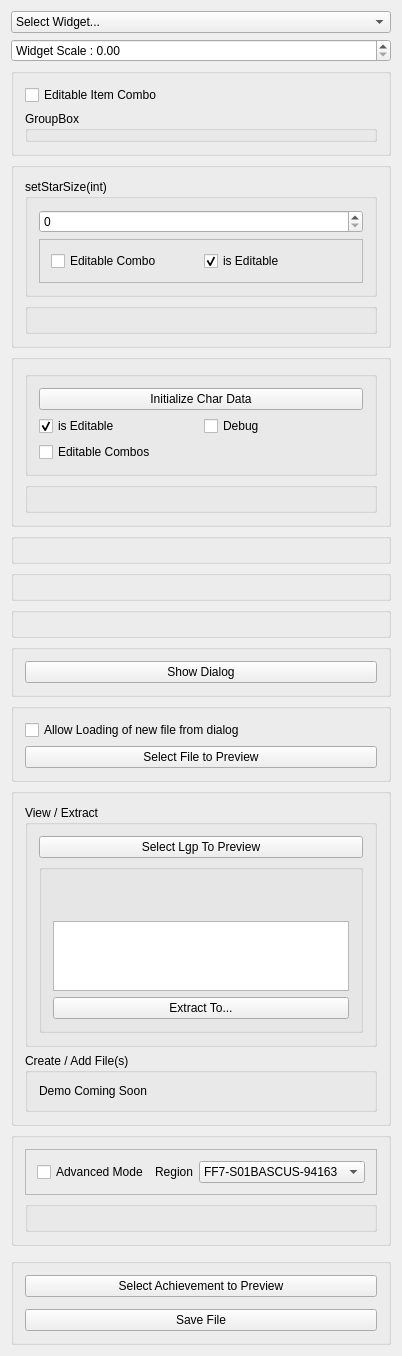
<?xml version="1.0" encoding="UTF-8"?>
<ui version="4.0">
 <class>MainWindow</class>
 <widget class="QMainWindow" name="MainWindow">
  <property name="geometry">
   <rect>
    <x>0</x>
    <y>0</y>
    <width>178</width>
    <height>46</height>
   </rect>
  </property>
  <property name="sizePolicy">
   <sizepolicy hsizetype="Ignored" vsizetype="Ignored">
    <horstretch>0</horstretch>
    <verstretch>0</verstretch>
   </sizepolicy>
  </property>
  <property name="windowTitle">
   <string>FF7tk Widget Demo</string>
  </property>
  <widget class="QWidget" name="centralWidget">
   <layout class="QVBoxLayout" name="verticalLayout_14">
    <item>
     <widget class="QComboBox" name="combo_widget">
      <item>
       <property name="text">
        <string>Select Widget...</string>
       </property>
      </item>
      <item>
       <property name="text">
        <string>OptionsWidget</string>
       </property>
      </item>
      <item>
       <property name="text">
        <string>Materia Editor</string>
       </property>
      </item>
      <item>
       <property name="text">
        <string>ItemList</string>
       </property>
      </item>
      <item>
       <property name="text">
        <string>CharEditor</string>
       </property>
      </item>
      <item>
       <property name="text">
        <string>MetaData Creator</string>
       </property>
      </item>
      <item>
       <property name="text">
        <string>SlotSelect</string>
       </property>
      </item>
      <item>
       <property name="text">
        <string>PhsListWidget</string>
       </property>
      </item>
      <item>
       <property name="text">
        <string>MenuListWidget</string>
       </property>
      </item>
      <item>
       <property name="text">
        <string>Lgp Utility</string>
       </property>
      </item>
      <item>
       <property name="text">
        <string>LocationViewer</string>
       </property>
      </item>
      <item>
       <property name="text">
        <string>ChocoboManager</string>
       </property>
      </item>
      <item>
       <property name="text">
        <string>AchievementEditor</string>
       </property>
      </item>
     </widget>
    </item>
    <item>
     <widget class="QDoubleSpinBox" name="sb_scale">
      <property name="prefix">
       <string>Widget Scale : </string>
      </property>
     </widget>
    </item>
    <item>
     <widget class="QGroupBox" name="item_list_box">
      <property name="title">
       <string/>
      </property>
      <layout class="QVBoxLayout" name="verticalLayout_11">
       <item>
        <widget class="QCheckBox" name="checkBox_4">
         <property name="text">
          <string>Editable Item Combo</string>
         </property>
        </widget>
       </item>
       <item>
        <widget class="QGroupBox" name="itemList_box">
         <property name="title">
          <string>GroupBox</string>
         </property>
        </widget>
       </item>
      </layout>
     </widget>
    </item>
    <item>
     <widget class="QGroupBox" name="materia_editor_box">
      <property name="sizePolicy">
       <sizepolicy hsizetype="Preferred" vsizetype="Minimum">
        <horstretch>0</horstretch>
        <verstretch>0</verstretch>
       </sizepolicy>
      </property>
      <property name="maximumSize">
       <size>
        <width>16777215</width>
        <height>16777215</height>
       </size>
      </property>
      <property name="title">
       <string/>
      </property>
      <layout class="QVBoxLayout" name="verticalLayout_3">
       <item>
        <widget class="QGroupBox" name="groupBox">
         <property name="title">
          <string>setStarSize(int)</string>
         </property>
         <layout class="QVBoxLayout" name="verticalLayout_4">
          <item>
           <widget class="QSpinBox" name="sb_materia_editor_setStarSize">
            <property name="maximum">
             <number>128</number>
            </property>
           </widget>
          </item>
          <item>
           <widget class="QFrame" name="frame">
            <property name="frameShape">
             <enum>QFrame::StyledPanel</enum>
            </property>
            <property name="frameShadow">
             <enum>QFrame::Raised</enum>
            </property>
            <layout class="QHBoxLayout" name="horizontalLayout_3">
             <item>
              <widget class="QCheckBox" name="cbEditableMateriaCombos">
               <property name="text">
                <string>Editable Combo</string>
               </property>
              </widget>
             </item>
             <item>
              <widget class="QCheckBox" name="cb_materia_editor_setEditable">
               <property name="text">
                <string>is Editable</string>
               </property>
               <property name="checked">
                <bool>true</bool>
               </property>
              </widget>
             </item>
            </layout>
           </widget>
          </item>
         </layout>
        </widget>
       </item>
       <item>
        <widget class="QGroupBox" name="editor_box">
         <property name="title">
          <string/>
         </property>
        </widget>
       </item>
      </layout>
     </widget>
    </item>
    <item>
     <widget class="QGroupBox" name="char_editor_box">
      <property name="title">
       <string/>
      </property>
      <layout class="QVBoxLayout" name="verticalLayout_6">
       <item>
        <widget class="QGroupBox" name="groupBox_2">
         <property name="title">
          <string/>
         </property>
         <layout class="QVBoxLayout" name="verticalLayout_7">
          <item>
           <widget class="QPushButton" name="pushButton">
            <property name="text">
             <string>Initialize Char Data</string>
            </property>
           </widget>
          </item>
          <item>
           <layout class="QHBoxLayout" name="horizontalLayout">
            <item>
             <widget class="QCheckBox" name="cb_charEditor">
              <property name="text">
               <string>is Editable</string>
              </property>
              <property name="checked">
               <bool>true</bool>
              </property>
             </widget>
            </item>
            <item>
             <widget class="QCheckBox" name="checkBox">
              <property name="text">
               <string>Debug</string>
              </property>
             </widget>
            </item>
           </layout>
          </item>
          <item>
           <widget class="QCheckBox" name="checkBox_3">
            <property name="text">
             <string>Editable Combos </string>
            </property>
           </widget>
          </item>
         </layout>
        </widget>
       </item>
       <item>
        <widget class="QGroupBox" name="charEditor_box">
         <property name="title">
          <string/>
         </property>
        </widget>
       </item>
      </layout>
     </widget>
    </item>
    <item>
     <widget class="QGroupBox" name="phsListBox">
      <property name="title">
       <string/>
      </property>
     </widget>
    </item>
    <item>
     <widget class="QGroupBox" name="menuListBox">
      <property name="title">
       <string/>
      </property>
     </widget>
    </item>
    <item>
     <widget class="QGroupBox" name="dialog_preview_box">
      <property name="title">
       <string/>
      </property>
     </widget>
    </item>
    <item>
     <widget class="QGroupBox" name="metadata_box">
      <property name="enabled">
       <bool>true</bool>
      </property>
      <property name="title">
       <string/>
      </property>
      <layout class="QVBoxLayout" name="verticalLayout">
       <item>
        <widget class="QPushButton" name="btn_showmetaData">
         <property name="text">
          <string>Show Dialog</string>
         </property>
        </widget>
       </item>
      </layout>
     </widget>
    </item>
    <item>
     <widget class="QGroupBox" name="slotSelect_Box">
      <property name="enabled">
       <bool>true</bool>
      </property>
      <property name="title">
       <string/>
      </property>
      <layout class="QVBoxLayout" name="verticalLayout_2">
       <item>
        <widget class="QCheckBox" name="cbShowLoad">
         <property name="text">
          <string>Allow Loading of new file from dialog</string>
         </property>
        </widget>
       </item>
       <item>
        <widget class="QPushButton" name="btn_slotSelect">
         <property name="text">
          <string>Select File to Preview</string>
         </property>
        </widget>
       </item>
      </layout>
     </widget>
    </item>
    <item>
     <widget class="QGroupBox" name="lgp_Box">
      <property name="title">
       <string/>
      </property>
      <layout class="QVBoxLayout" name="verticalLayout_10">
       <item>
        <widget class="QGroupBox" name="groupBox_3">
         <property name="title">
          <string>View / Extract</string>
         </property>
         <layout class="QVBoxLayout" name="verticalLayout_8">
          <item>
           <widget class="QPushButton" name="btn_lgpSelect">
            <property name="text">
             <string>Select Lgp To Preview</string>
            </property>
           </widget>
          </item>
          <item>
           <widget class="QGroupBox" name="groupLgpView">
            <property name="title">
             <string/>
            </property>
            <layout class="QVBoxLayout" name="verticalLayout_5">
             <item>
              <widget class="QLabel" name="lblLgpCompany">
               <property name="text">
                <string/>
               </property>
              </widget>
             </item>
             <item>
              <widget class="QLabel" name="lblLgpProduct">
               <property name="text">
                <string/>
               </property>
              </widget>
             </item>
             <item>
              <widget class="QListWidget" name="listLgpFile"/>
             </item>
             <item>
              <widget class="QPushButton" name="btnExtractLgp">
               <property name="text">
                <string>Extract To...</string>
               </property>
              </widget>
             </item>
            </layout>
           </widget>
          </item>
         </layout>
        </widget>
       </item>
       <item>
        <widget class="QGroupBox" name="groupBox_4">
         <property name="title">
          <string>Create / Add File(s)</string>
         </property>
         <layout class="QVBoxLayout" name="verticalLayout_9">
          <item>
           <widget class="QLabel" name="label">
            <property name="text">
             <string>Demo Coming Soon</string>
            </property>
           </widget>
          </item>
         </layout>
        </widget>
       </item>
      </layout>
     </widget>
    </item>
    <item>
     <widget class="QGroupBox" name="locListBox">
      <property name="title">
       <string/>
      </property>
      <layout class="QVBoxLayout" name="verticalLayout_12">
       <item>
        <widget class="QFrame" name="frame_2">
         <property name="frameShape">
          <enum>QFrame::StyledPanel</enum>
         </property>
         <property name="frameShadow">
          <enum>QFrame::Raised</enum>
         </property>
         <layout class="QHBoxLayout" name="horizontalLayout_2">
          <item>
           <widget class="QCheckBox" name="checkBox_2">
            <property name="text">
             <string>Advanced Mode</string>
            </property>
           </widget>
          </item>
          <item>
           <spacer name="horizontalSpacer">
            <property name="orientation">
             <enum>Qt::Horizontal</enum>
            </property>
            <property name="sizeHint" stdset="0">
             <size>
              <width>40</width>
              <height>20</height>
             </size>
            </property>
           </spacer>
          </item>
          <item>
           <widget class="QLabel" name="lbl_region">
            <property name="text">
             <string>Region</string>
            </property>
           </widget>
          </item>
          <item>
           <widget class="QComboBox" name="comboRegion">
            <property name="sizePolicy">
             <sizepolicy hsizetype="Expanding" vsizetype="Fixed">
              <horstretch>0</horstretch>
              <verstretch>0</verstretch>
             </sizepolicy>
            </property>
            <property name="placeholderText">
             <string/>
            </property>
            <item>
             <property name="text">
              <string>FF7-S01BASCUS-94163</string>
             </property>
            </item>
            <item>
             <property name="text">
              <string>FF7-S01BESCES-00867</string>
             </property>
            </item>
            <item>
             <property name="text">
              <string>FF7-S01BESCES-00868</string>
             </property>
            </item>
            <item>
             <property name="text">
              <string>FF7-S01BESCES-00869</string>
             </property>
            </item>
            <item>
             <property name="text">
              <string>FF7-S01BESCES-00900</string>
             </property>
            </item>
            <item>
             <property name="text">
              <string>FF7-S01BISLPS-00700</string>
             </property>
            </item>
            <item>
             <property name="text">
              <string>FF7-S01BISLPS-01057</string>
             </property>
            </item>
           </widget>
          </item>
         </layout>
        </widget>
       </item>
       <item>
        <widget class="QGroupBox" name="innerLocBox">
         <property name="title">
          <string/>
         </property>
        </widget>
       </item>
      </layout>
     </widget>
    </item>
    <item>
     <widget class="QFrame" name="ChocoboManagerBox"/>
    </item>
    <item>
     <widget class="QGroupBox" name="AchievementEditor_Box">
      <property name="enabled">
       <bool>true</bool>
      </property>
      <property name="title">
       <string/>
      </property>
      <layout class="QVBoxLayout" name="verticalLayout_13">
       <item>
        <widget class="QPushButton" name="btn_loadAchievement">
         <property name="text">
          <string>Select Achievement to Preview</string>
         </property>
        </widget>
       </item>
       <item>
        <widget class="QFrame" name="achievementEditor_Frame">
         <property name="frameShape">
          <enum>QFrame::StyledPanel</enum>
         </property>
         <property name="frameShadow">
          <enum>QFrame::Raised</enum>
         </property>
        </widget>
       </item>
       <item>
        <widget class="QPushButton" name="btn_saveAchievement">
         <property name="text">
          <string>Save File</string>
         </property>
        </widget>
       </item>
      </layout>
     </widget>
    </item>
   </layout>
  </widget>
 </widget>
 <layoutdefault spacing="6" margin="11"/>
 <resources/>
 <connections/>
</ui>
